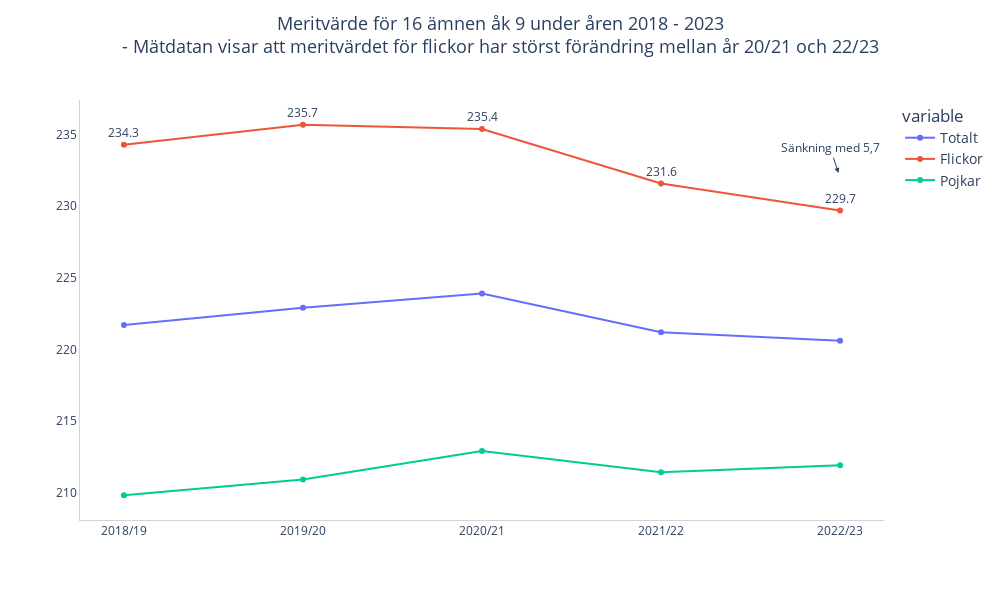

Notebook source saved alongside this figure:
### Markdown cell above
### Same graph as above but made with plotly. Looks nicer and cleaner

### Code cell
# B) 

# Creates a new DataFrame
df_plotly_2 = pd.DataFrame({
    "Year": years,
    "Totalt": mean_T.tolist(),
    "Flickor": mean_G.tolist(),
    "Pojkar": Mean_B.tolist()})

fig_2 = px.line(df_plotly_2, x="Year", y=["Totalt", "Flickor", "Pojkar"], markers=True, title="Meritvärde för 16 ämnen åk 9 under åren 2018 - 2023")

# Adjusts axel descriptions
fig_2.update_layout(xaxis_title="", yaxis_title="")

# Adds legend with description of whats what
fig_2.update_layout(showlegend=True)

# Adds grid
fig_2.update_layout(xaxis=dict(showgrid=True, gridwidth=1, gridcolor="LightGray"),
                   yaxis=dict(showgrid=True, gridwidth=1, gridcolor="LightGray"))

# Removes top and right line
fig_2.update_layout(xaxis=dict(showline=True, showgrid=False, linecolor="Lightgray", linewidth=1),
                    yaxis=dict(showline=True, showgrid=False, linecolor="Lightgray", linewidth=1))

# Updates to change fig size
fig_2.update_layout(height=600, width=1000)
fig_2.update_layout(legend=dict(font=dict(size=14)))

# Adds values for girls line 
for trace in fig_2.data:
    if "Flickor" in trace.name:
        trace.update(mode="markers+lines+text", textposition="top center", text=trace.y)
        punkt_3 = trace.y[2]
        punkt_5 = trace.y[4]
    else:
        # No text/values on the other lines
        trace.update(mode="markers+lines")

fig_2.update_layout(
    title={
        "text": "Meritvärde för 16 ämnen åk 9 under åren 2018 - 2023<br>"
                "- Mätdatan visar att meritvärdet för flickor har störst förändring mellan år 20/21 och 22/23",
        # Adjusts text and changes the vertical position of the title
        "y": 0.95,
        # Adjusts text and changes the horisontal position of the title
        "x": 0.5,
        "xanchor": "center",
        "yanchor": "top",
        "font_size": 18})

# add a text callout with arrow
fig_2.add_annotation(text="Sänkning med 5,7", x="2022/23", y=232, arrowhead=2, showarrow=True, standoff=5)
fig_2.update_layout(plot_bgcolor="white", paper_bgcolor="white")

#fig_2.write_html("Plotly_1b.html")
fig_2.show()

### Figure 1 — Plotly figure (JSON) as saved in the notebook; plotly's stock layout.template omitted (floating-point values rounded to 4 significant figures)
{"data": [{"hovertemplate": "variable=Totalt<br>Year=%{x}<br>value=%{y}<extra></extra>", "legendgroup": "Totalt", "line": {"color": "#636efa", "dash": "solid"}, "marker": {"symbol": "circle"}, "mode": "markers+lines", "name": "Totalt", "orientation": "v", "showlegend": true, "type": "scatter", "x": ["2018/19", "2019/20", "2020/21", "2021/22", "2022/23"], "xaxis": "x", "y": [221.7, 222.9, 223.9, 221.2, 220.6], "yaxis": "y"}, {"hovertemplate": "variable=Flickor<br>Year=%{x}<br>value=%{y}<extra></extra>", "legendgroup": "Flickor", "line": {"color": "#EF553B", "dash": "solid"}, "marker": {"symbol": "circle"}, "mode": "markers+lines+text", "name": "Flickor", "orientation": "v", "showlegend": true, "text": [234.3, 235.7, 235.4, 231.6, 229.7], "textposition": "top center", "type": "scatter", "x": ["2018/19", "2019/20", "2020/21", "2021/22", "2022/23"], "xaxis": "x", "y": [234.3, 235.7, 235.4, 231.6, 229.7], "yaxis": "y"}, {"hovertemplate": "variable=Pojkar<br>Year=%{x}<br>value=%{y}<extra></extra>", "legendgroup": "Pojkar", "line": {"color": "#00cc96", "dash": "solid"}, "marker": {"symbol": "circle"}, "mode": "markers+lines", "name": "Pojkar", "orientation": "v", "showlegend": true, "type": "scatter", "x": ["2018/19", "2019/20", "2020/21", "2021/22", "2022/23"], "xaxis": "x", "y": [209.8, 210.9, 212.9, 211.4, 211.9], "yaxis": "y"}], "layout": {"annotations": [{"arrowhead": 2, "showarrow": true, "standoff": 5, "text": "Sänkning med 5,7", "x": "2022/23", "y": 232}], "height": 600, "legend": {"font": {"size": 14}, "title": {"text": "variable"}, "tracegroupgap": 0}, "paper_bgcolor": "white", "plot_bgcolor": "white", "showlegend": true, "title": {"font": {"size": 18}, "text": "Meritvärde för 16 ämnen åk 9 under åren 2018 - 2023<br>- Mätdatan visar att meritvärdet för flickor har störst förändring mellan år 20/21 och 22/23", "x": 0.5, "xanchor": "center", "y": 0.95, "yanchor": "top"}, "width": 1000, "xaxis": {"anchor": "y", "domain": [0, 1], "gridcolor": "LightGray", "gridwidth": 1, "linecolor": "Lightgray", "linewidth": 1, "showgrid": false, "showline": true, "title": {"text": ""}}, "yaxis": {"anchor": "x", "domain": [0, 1], "gridcolor": "LightGray", "gridwidth": 1, "linecolor": "Lightgray", "linewidth": 1, "showgrid": false, "showline": true, "title": {"text": ""}}}}
